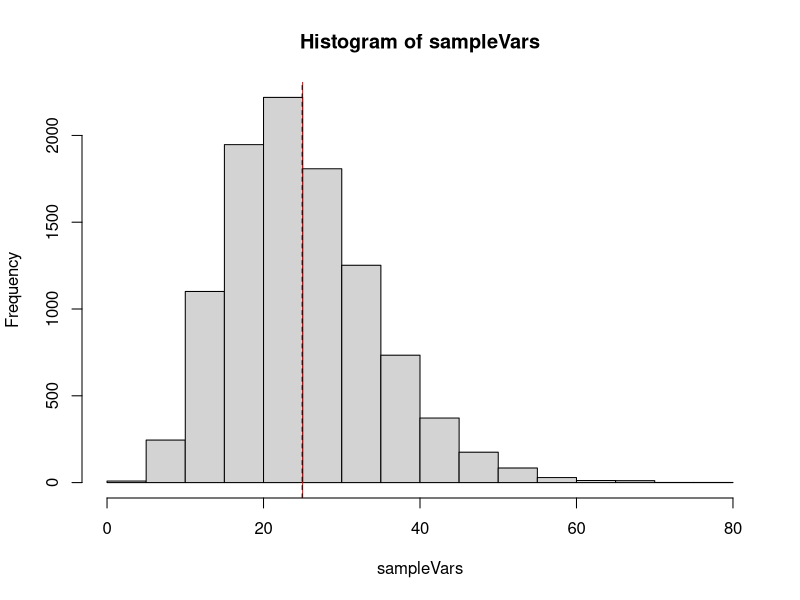
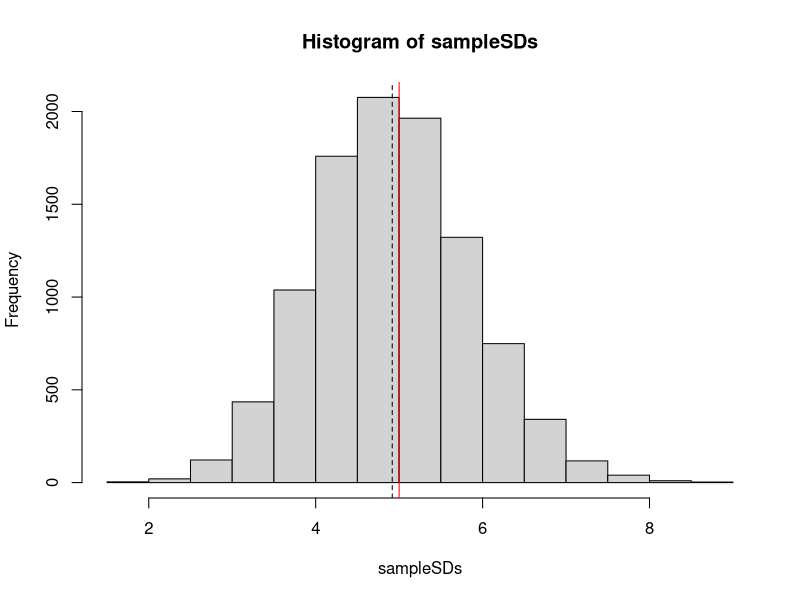
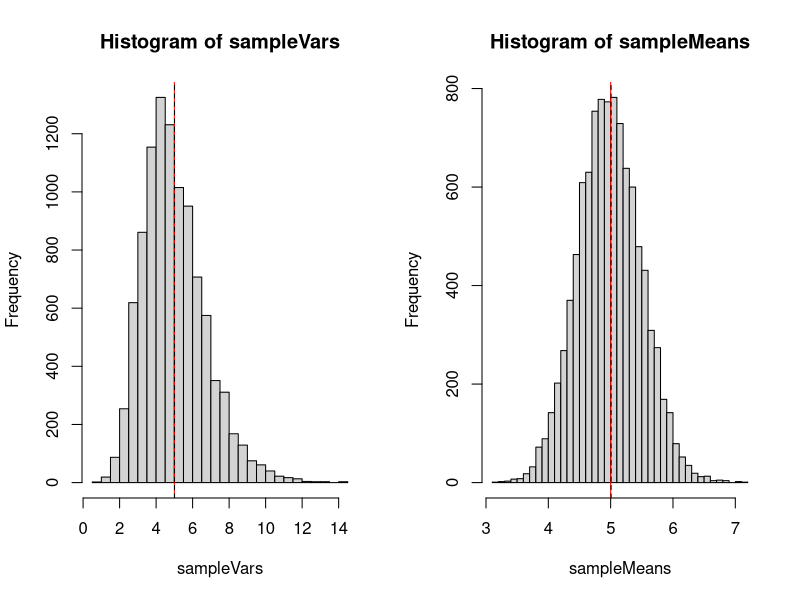
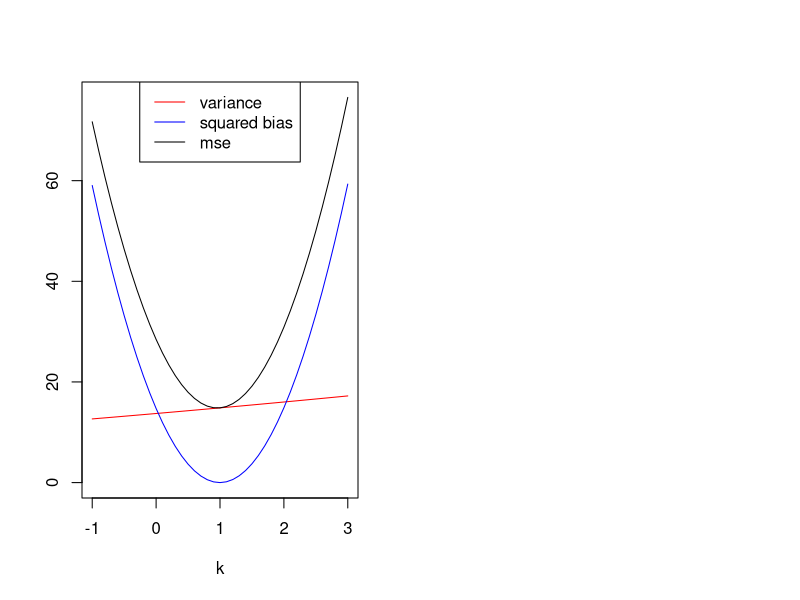

R code for these plots, in order:
## ---- chunk 1
# Let sigma = 5
sampleVars <- replicate(10000, var(rnorm(15, 10, 5)))
hist(sampleVars)
abline(v=25, col="red")
abline(v=mean(sampleVars), lty=2)

## ---- chunk 2
# Let sigma = 5
sampleSDs <- replicate(10000, sd(rnorm(15, 10, 5)))
hist(sampleSDs)
abline(v=5, col="red")
abline(v=mean(sampleSDs), lty=2)

## ---- chunk 3
# Let sigma = 5
sampleVars <- replicate(10000, var(rpois(20, 5)))
sampleMeans <- replicate(10000, mean(rpois(20, 5)))
par(mfrow=c(1,2))
hist(sampleVars, breaks=40)
abline(v=5, col="red")
abline(v=mean(sampleVars), lty=2)
hist(sampleMeans, breaks=40)
abline(v=5, col="red")
abline(v=mean(sampleMeans), lty=2)
## ---- chunk 4
var(sampleVars)
var(sampleMeans)
## ---- chunk 5
M1 <- 0; M2<-0
for(i in 1:100000){
  x <- runif(25, 0, 100)
  M1[i] <- max(x)
  M2[i] <- 26/25*max(x)
}
mean(M1)-100
mean(M2)-100

## ---- chunk 6
var(M1)
var(M2)
## ---- chunk 7
mean((M1-100)^2)
mean((M2-100)^2)

## ---- chunk 8
n <- 25
bias2 <- 0
variance <- 0
mse <- 0
k <- seq(-1,3, by=.1)

for(i in 1:length(k)){
  bias2[i]=(mean((n+k[i])/n*M1)-100)^2
  variance[i]=var((n+k[i])/n*M1)
  mse[i] = mean(((n+k[i])/n*M1-100)^2)
}

plot(x=k, y=variance, col="red",type="l", ylim=c(0,max(c(bias2,variance,mse))), ylab="")
lines(x=k, y=bias2, col="blue")
lines(x=k, y=mse)
legend(x="top", legend=c("variance","squared bias","mse"), col=c("red","blue","black"), lty=1)

k[which.min(mse)]

## ---- chunk 9
M3 <- 0; M4<-0
for(i in 1:100000){
  x <- runif(25, 0, 100)
  M3[i] <- 2*mean(x)
  M4[i] <- 2*median(x)
}
#biases
mean(M3)-100
mean(M4)-100
#variances
var(M3)
var(M4)
## ---- chunk 10
mean((M3-100)^2)
mean((M4-100)^2)
## ---- chunk 11
t <- c(5, 11, 21, 31, 46, 75, 98, 122, 145, 165, 196, 224, 245, 293, 321, 330, 350, 420)
## ---- chunk 12
1/mean(t)
## ---- chunk 13
# Let's use a=0 and b=1, so b-a=1.
# We'll use n=25
n<-25
range.hat <- 0

for(i in 1:100000){
  unifData <- runif(n)
  range.hat <- (n+1)/n * diff(range(unifData))
}
mean(range.hat)-1 #bias

## ---- chunk 14
NMC <- 10000
estimates <- data.frame(method1=numeric(NMC),
                        method2=numeric(NMC),
                        method3=numeric(NMC))
for(i in 1:NMC){
  Y <- round(rnorm(20, 50, 2))
  X <- rbinom(20, Y, .40)
  estimates[i,] <- c(sum(X)/sum(Y),
                     mean(X/Y),
                     sum(X/Y * Y/sum(Y))) 
}

colMeans(estimates)
apply(estimates, 2, FUN=var)
